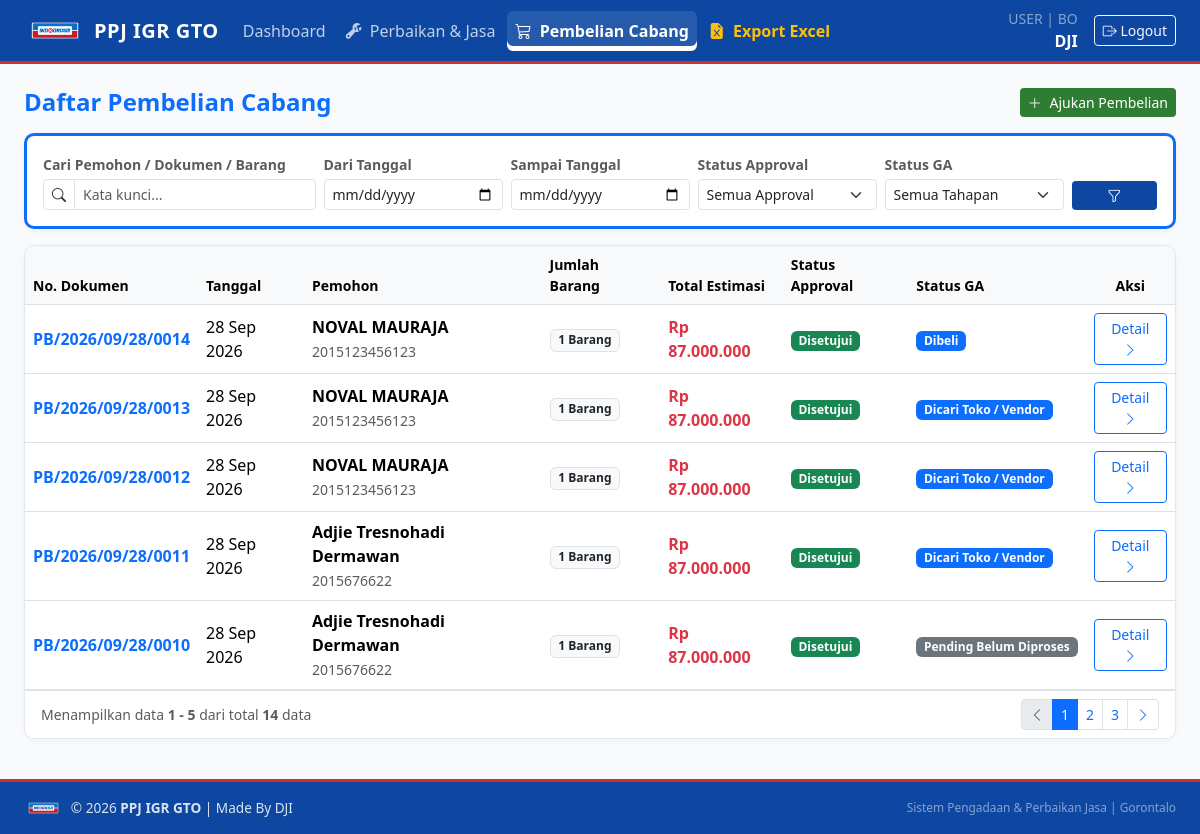
/pembelian/ (signed in), run on the app's committed database.
### core/models.py (models this page shows, shortened)
class UserProfile(models.Model):
    ROLE_CHOICES = [
        ('USER', 'User Divisi'),
        ('GA', 'General Affair (GA)'),
        ('SAM', 'SAM'),
        ('SM', 'Store Manager (SM)'),
        ('TEKNISI', 'Teknisi'),
    ]
    DIVISI_CHOICES = [
        ('SM', 'SM'),
        ('BO', 'BO'),
        ('MS', 'MS'),
        ('FOOD', 'FOOD'),
        ('NON FOOD', 'NON FOOD'),
        ('PERISH', 'PERISH'),
        ('LOG 1', 'LOG 1'),
        ('LOG 2', 'LOG 2'),
        ('GA', 'GA'),
        ('TEKNISI', 'TEKNISI'),
    ]
    user = models.OneToOneField(User, on_delete=models.CASCADE, related_name='profile')
    nik = models.CharField(max_length=30, blank=True)
    nomor_hp = models.CharField(max_length=20, blank=True, null=True, verbose_name="Nomor HP/WhatsApp")
    role = models.CharField(max_length=20, choices=ROLE_CHOICES, default='USER')
    divisi = models.CharField(max_length=20, choices=DIVISI_CHOICES, default='BO')

class PembelianCabang(models.Model):
    STATUS_APPROVAL_CHOICES = [
        ('WAITING_SAM', 'Menunggu Approval SAM'),
        ('WAITING_SM', 'Menunggu Approval SM'),
        ('APPROVED_TO_GA', 'Disetujui (Diteruskan ke GA)'),
        ('REJECTED_SAM', 'Ditolak SAM (NOK)'),
        ('REJECTED_SM', 'Ditolak SM (NOK)'),
    ]
    TAHAPAN_GA_CHOICES = [
        ('PENDING', 'Pending Belum Diproses'),
        ('SEARCH', 'Dicari Toko / Vendor'),
        ('BOUGHT', 'Dibeli'),
        ('SHIPPED', 'Dikirim'),
        ('ARRIVED', 'Tiba'),
        ('HANDOVER', 'Handover (Selesai/Diserahkan)'),
    ]
    no_dokumen = models.CharField(max_length=50, unique=True, blank=True, null=True)
    user = models.ForeignKey(User, on_delete=models.CASCADE, related_name='pembelian_requests')
    nik = models.CharField(max_length=50)
    nama = models.CharField(max_length=150)
    tanggal = models.DateField(auto_now_add=True)
    keterangan_sam = models.TextField(blank=True, null=True)
    is_approved_sam = models.BooleanField(null=True, blank=True)
    keterangan_sm = models.TextField(blank=True, null=True)
    is_approved_sm = models.BooleanField(null=True, blank=True)
    status_approval = models.CharField(
        max_length=30, choices=STATUS_APPROVAL_CHOICES, default='WAITING_SAM'
    )
    tahapan_ga = models.CharField(
        max_length=20, choices=TAHAPAN_GA_CHOICES, default='PENDING'
    )
    nomor_invoice = models.CharField(max_length=100, blank=True, null=True)
    upload_invoice = models.FileField(upload_to='pembelian/invoice/', blank=True, null=True)
    created_at = models.DateTimeField(auto_now_add=True)
    updated_at = models.DateTimeField(auto_now=True)
    @property
    def total_estimasi(self):
        return sum(item.estimasi_harga for item in self.items.all() if item.estimasi_harga)
    @property
    def total_item(self):
        return self.items.count()

class ItemPembelianCabang(models.Model):
    pembelian = models.ForeignKey(PembelianCabang, on_delete=models.CASCADE, related_name='items')
    nama_barang = models.CharField(max_length=255)
    deskripsi_fungsi_peruntukan = models.TextField()
    estimasi_harga = models.DecimalField(max_digits=12, decimal_places=2, default=0)
    referensi = models.CharField(max_length=255, blank=True, help_text="Link atau info toko")
    upload_foto = models.ImageField(upload_to='pembelian/referensi/', blank=True, null=True)

### core/views.py (the view, shortened to what this page needs)
# urls.py: path('pembelian/', views.pembelian_list, name='pembelian_list'),
@login_required
def pembelian_list(request):
    profile, _ = UserProfile.objects.get_or_create(user=request.user)
    if profile.role in ['USER', 'TEKNISI'] and not request.user.is_superuser:
        qs = PembelianCabang.objects.filter(user=request.user)
    else:
        qs = PembelianCabang.objects.all()
    search_query = request.GET.get('q', '').strip()
    status_filter = request.GET.get('status', '').strip()
    tahapan_filter = request.GET.get('tahapan', '').strip()
    tgl_mulai = request.GET.get('tgl_mulai', '').strip()
    tgl_selesai = request.GET.get('tgl_selesai', '').strip()
    if status_filter:
        qs = qs.filter(status_approval=status_filter)
    if tahapan_filter:
        qs = qs.filter(tahapan_ga=tahapan_filter)
    if tgl_mulai:
        qs = qs.filter(tanggal__gte=tgl_mulai)
    if tgl_selesai:
        qs = qs.filter(tanggal__lte=tgl_selesai)
    qs = qs.order_by('-created_at')
    paginator = Paginator(qs, 5)
    page_number = request.GET.get('page')
    page_obj = paginator.get_page(page_number)
    return render(request, 'core/pembelian_list.html', {
        'items': page_obj,
        'profile': profile,
        'search_query': search_query,
        'status_filter': status_filter,
        'tahapan_filter': tahapan_filter,
        'tgl_mulai': tgl_mulai,
        'tgl_selesai': tgl_selesai,
        'status_choices': PembelianCabang.STATUS_APPROVAL_CHOICES,
        'tahapan_choices': PembelianCabang.TAHAPAN_GA_CHOICES,
    })

### core/templates/core/pembelian_list.html (shortened to what this page needs)
{% extends 'core/base.html' %}
{% load accounting_tags %}
{% block content %}
<div class="d-flex justify-content-between align-items-center mb-3">
    <h4 class="fw-bold mb-0 text-primary">Daftar Pembelian Cabang</h4>
    <a href="{% url 'core:pembelian_create' %}" class="btn btn-sm btn-app-green">
        <i class="bi bi-plus-lg me-1"></i> Ajukan Pembelian
    </a>
</div>
<div class="card card-custom p-3 mb-3 border-start border-3 border-primary">
    <form method="get" class="row g-2 align-items-end">
        <div class="col-12 col-md-3">
            <label class="form-label small fw-semibold text-muted mb-1">Cari Pemohon / Dokumen / Barang</label>
            <div class="input-group input-group-sm">
                <span class="input-group-text bg-white"><i class="bi bi-search"></i></span>
                <input type="text" name="q" value="{{ search_query }}" class="form-control" placeholder="Kata kunci...">
            </div>
        </div>
        <div class="col-6 col-md-2">
            <label class="form-label small fw-semibold text-muted mb-1">Dari Tanggal</label>
            <input type="date" name="tgl_mulai" value="{{ tgl_mulai }}" class="form-control form-control-sm">
        </div>
        <div class="col-6 col-md-2">
            <label class="form-label small fw-semibold text-muted mb-1">Sampai Tanggal</label>
            <input type="date" name="tgl_selesai" value="{{ tgl_selesai }}" class="form-control form-control-sm">
        </div>
        <div class="col-6 col-md-2">
            <label class="form-label small fw-semibold text-muted mb-1">Status Approval</label>
            <select name="status" class="form-select form-select-sm">
                <option value="">Semua Approval</option>
            </select>
        </div>
        <div class="col-6 col-md-2">
            <label class="form-label small fw-semibold text-muted mb-1">Status GA</label>
            <select name="tahapan" class="form-select form-select-sm">
                <option value="">Semua Tahapan</option>
            </select>
        </div>
        <div class="col-12 col-md-1 d-flex gap-1">
            <button type="submit" class="btn btn-sm btn-app-blue w-100" title="Terapkan Filter">
                <i class="bi bi-funnel"></i>
            </button>
        </div>
    </form>
</div>
<div class="card card-custom p-0 overflow-hidden mb-3">
    <div class="table-responsive">
        <table class="table table-hover align-middle mb-0">
            <thead class="table-light border-bottom">
                <tr class="small text-muted">
                    <th>No. Dokumen</th>
                    <th>Tanggal</th>
                    <th>Pemohon</th>
                    <th>Jumlah Barang</th>
                    <th>Total Estimasi</th>
                    <th>Status Approval</th>
                    <th>Status GA</th>
                    <th class="text-center">Aksi</th>
                </tr>
            </thead>
            <tbody>
                {% for item in items %}
                <tr>
                    <td class="fw-bold text-primary">{{ item.no_dokumen|default:item.id }}</td>
                    <td>{{ item.tanggal|date:"d M Y" }}</td>
                    <td>
                        <div class="fw-semibold">{{ item.nama }}</div>
                        <small class="text-muted">{{ item.nik }}</small>
                    </td>
                    <td>
                        <span class="badge bg-light text-dark border">{{ item.total_item }} Barang</span>
                    </td>
                    <td><strong class="text-danger">{{ item.total_estimasi|rupiah }}</strong></td>
                    <td>
                        {% if item.status_approval == 'WAITING_SAM' %}
                            <span class="badge bg-warning text-dark">Review SAM</span>
                        {% elif item.status_approval == 'WAITING_SM' %}
                            <span class="badge bg-info text-dark">Review SM</span>
                        {% elif item.status_approval == 'APPROVED_TO_GA' %}
                            <span class="badge bg-success">Disetujui</span>
                        {% else %}
                            <span class="badge bg-danger">Ditolak (NOK)</span>
                        {% endif %}
                    </td>
                    <td>
                        <span class="badge {% if item.tahapan_ga == 'HANDOVER' %}bg-success{% elif item.tahapan_ga == 'PENDING' %}bg-secondary{% else %}bg-primary{% endif %}">
                            {{ item.get_tahapan_ga_display }}
                        </span>
                    </td>
                    <td class="text-center">
                        <a href="{% url 'core:pembelian_detail' item.no_dokumen|default:item.id %}" class="btn btn-sm btn-outline-primary">
                            Detail <i class="bi bi-chevron-right"></i>
                        </a>
                    </td>
                </tr>
                {% empty %}
                <tr>
                    <td colspan="8" class="text-center py-4 text-muted">Belum ada pengajuan pembelian cabang yang sesuai filter.</td>
                </tr>
                {% endfor %}
            </tbody>
        </table>
    </div>
    {% if items.has_other_pages %}
    <div class="card-footer bg-white border-top py-2 d-flex flex-column flex-md-row justify-content-between align-items-center gap-2">
        <small class="text-muted">
            Menampilkan data <strong>{{ items.start_index }} - {{ items.end_index }}</strong> dari total <strong>{{ items.paginator.count }}</strong> data
        </small>
        <nav aria-label="Navigasi Halaman">
            <ul class="pagination pagination-sm mb-0">
                {% if items.has_previous %}
                    <li class="page-item">
                        <a class="page-link" href="?page={{ items.previous_page_number }}&q={{ search_query }}&status={{ status_filter }}&tahapan={{ tahapan_filter }}&tgl_mulai={{ tgl_mulai }}&tgl_selesai={{ tgl_selesai }}">
                            <i class="bi bi-chevron-left"></i>
                        </a>
                    </li>
                {% else %}
                    <li class="page-item disabled"><span class="page-link"><i class="bi bi-chevron-left"></i></span></li>
                {% endif %}
                {% for num in items.paginator.page_range %}
                    {% if items.number == num %}
                        <li class="page-item active"><span class="page-link">{{ num }}</span></li>
                    {% elif num > items.number|add:'-3' and num < items.number|add:'3' %}
                        <li class="page-item">
                            <a class="page-link" href="?page={{ num }}&q={{ search_query }}&status={{ status_filter }}&tahapan={{ tahapan_filter }}&tgl_mulai={{ tgl_mulai }}&tgl_selesai={{ tgl_selesai }}">{{ num }}</a>
                        </li>
                    {% endif %}
                {% endfor %}
                {% if items.has_next %}
                    <li class="page-item">
                        <a class="page-link" href="?page={{ items.next_page_number }}&q={{ search_query }}&status={{ status_filter }}&tahapan={{ tahapan_filter }}&tgl_mulai={{ tgl_mulai }}&tgl_selesai={{ tgl_selesai }}">
                            <i class="bi bi-chevron-right"></i>
                        </a>
                    </li>
                {% else %}
                    <li class="page-item disabled"><span class="page-link"><i class="bi bi-chevron-right"></i></span></li>
                {% endif %}
            </ul>
        </nav>
    </div>
    {% endif %}
</div>
{% endblock %}

### core/templates/core/base.html (shortened to what this page needs)
{% load static %}
<!DOCTYPE html>
<html lang="id">
<head>
    <link href="https://cdn.jsdelivr.net/npm/bootstrap@5.3.3/dist/css/bootstrap.min.css" rel="stylesheet">
    <link rel="stylesheet" href="https://cdn.jsdelivr.net/npm/bootstrap-icons@1.11.3/font/bootstrap-icons.min.css">
</head>
<body>
    <nav class="navbar navbar-expand-lg navbar-dark navbar-custom sticky-top">
        <div class="container-fluid px-3 px-lg-4">
            <a class="navbar-brand d-flex align-items-center" href="{% url 'core:dashboard' %}">
                <img src="{% static 'img/logo.png' %}" alt="Logo" class="me-2" style="height: 32px; width: auto; object-fit: contain;">
                <span>PPJ IGR GTO</span>
            </a>
            {% if request.user.is_authenticated %}
            <div class="collapse navbar-collapse" id="navMenu">
                <ul class="navbar-nav me-auto mb-2 mb-lg-0 gap-lg-1">
                    <li class="nav-item">
                        <a class="nav-link {% if request.resolver_match.url_name == 'dashboard' %}active{% endif %}"
                           href="{% url 'core:dashboard' %}">
                             Dashboard
                        </a>
                    </li>
                    <li class="nav-item">
                        <a class="nav-link {% if 'perbaikan' in request.resolver_match.url_name %}active{% endif %}"
                           href="{% url 'core:perbaikan_list' %}">
                            <i class="bi bi-wrench-adjustable me-1"></i> Perbaikan & Jasa
                        </a>
                    </li>
                    <li class="nav-item">
                        <a class="nav-link {% if 'pembelian' in request.resolver_match.url_name %}active{% endif %}"
                           href="{% url 'core:pembelian_list' %}">
                            <i class="bi bi-cart3 me-1"></i> Pembelian Cabang
                        </a>
                    </li>
                    {% if request.user.profile.role == 'GA' or request.user.is_superuser %}
                    <li class="nav-item">
                         <a class="nav-link text-warning fw-semibold" href="{% url 'core:export_laporan_excel' %}">
                            <i class="bi bi-file-earmark-excel-fill me-1"></i> Export Excel
                        </a>
                    </li>
                    {% endif %}
                </ul>
                <div class="d-flex align-items-center text-white mt-2 mt-lg-0">
                    <div class="me-3 text-end d-none d-lg-block">
                        <small class="d-block text-white-50">{{ request.user.profile.role }} | {{ request.user.profile.divisi }}</small>
                        <span class="fw-semibold">{{ request.user.username }}</span>
                    </div>
                    <a href="{% url 'core:logout' %}" class="btn btn-sm btn-outline-light"><i class="bi bi-box-arrow-right"></i> Logout</a>
                </div>
            </div>
            {% endif %}
        </div>
    </nav>
    <div class="toast-container position-fixed top-0 end-0 p-3" style="z-index: 1090;">
    </div>
    <main class="main-wrapper">
        <div class="container-fluid px-3 px-lg-4 py-3 py-lg-4">
            {% block content %}{% endblock %}
        </div>
    </main>
    <footer class="footer-custom py-3 mt-auto">
        <div class="container-fluid px-3 px-lg-4">
            <div class="d-flex flex-column flex-md-row justify-content-between align-items-center gap-2">
                <div class="d-flex align-items-center">
                    <img src="{% static 'img/logo.png' %}" alt="Logo" class="me-2" style="height: 20px; width: auto; object-fit: contain;">
                    <span>&copy; {% now "Y" %} <strong>PPJ IGR GTO</strong> | Made By DJI</span>
                </div>
                <div class="small text-white-50">
                    Sistem Pengadaan & Perbaikan Jasa | Gorontalo
                </div>
            </div>
        </div>
    </footer>
</body>
</html>

### data on the page
PembelianCabang: no_dokumen "PB/2026/09/28/0014", tanggal "28 Sep 2026", nama "NOVAL MAURAJA", nik "2015123456123", total_item "1", total_estimasi|rupiah "Rp 87.000.000", status_approval "Disetujui", tahapan_ga "Dibeli"
PembelianCabang: no_dokumen "PB/2026/09/28/0013", tanggal "28 Sep 2026", nama "NOVAL MAURAJA", nik "2015123456123", total_item "1", total_estimasi|rupiah "Rp 87.000.000", status_approval "Disetujui", tahapan_ga "Dicari Toko / Vendor"
PembelianCabang: no_dokumen "PB/2026/09/28/0012", tanggal "28 Sep 2026", nama "NOVAL MAURAJA", nik "2015123456123", total_item "1", total_estimasi|rupiah "Rp 87.000.000", status_approval "Disetujui", tahapan_ga "Dicari Toko / Vendor"
PembelianCabang: no_dokumen "PB/2026/09/28/0011", tanggal "28 Sep 2026", nama "Adjie Tresnohadi Dermawan", nik "2015676622", total_item "1", total_estimasi|rupiah "Rp 87.000.000", status_approval "Disetujui", tahapan_ga "Dicari Toko / Vendor"
PembelianCabang: no_dokumen "PB/2026/09/28/0010", tanggal "28 Sep 2026", nama "Adjie Tresnohadi Dermawan", nik "2015676622", total_item "1", total_estimasi|rupiah "Rp 87.000.000", status_approval "Disetujui", tahapan_ga "Pending Belum Diproses"

### other printed values
{{ request.user.profile.role }} "USER"
{{ request.user.profile.divisi }} "BO"
{{ request.user.username }} "DJI"
{{ items.start_index }} "1"
{{ items.end_index }} "5"
{{ items.paginator.count }} "14"
{{ num }} "1"
{{ num }} "2" "3"
